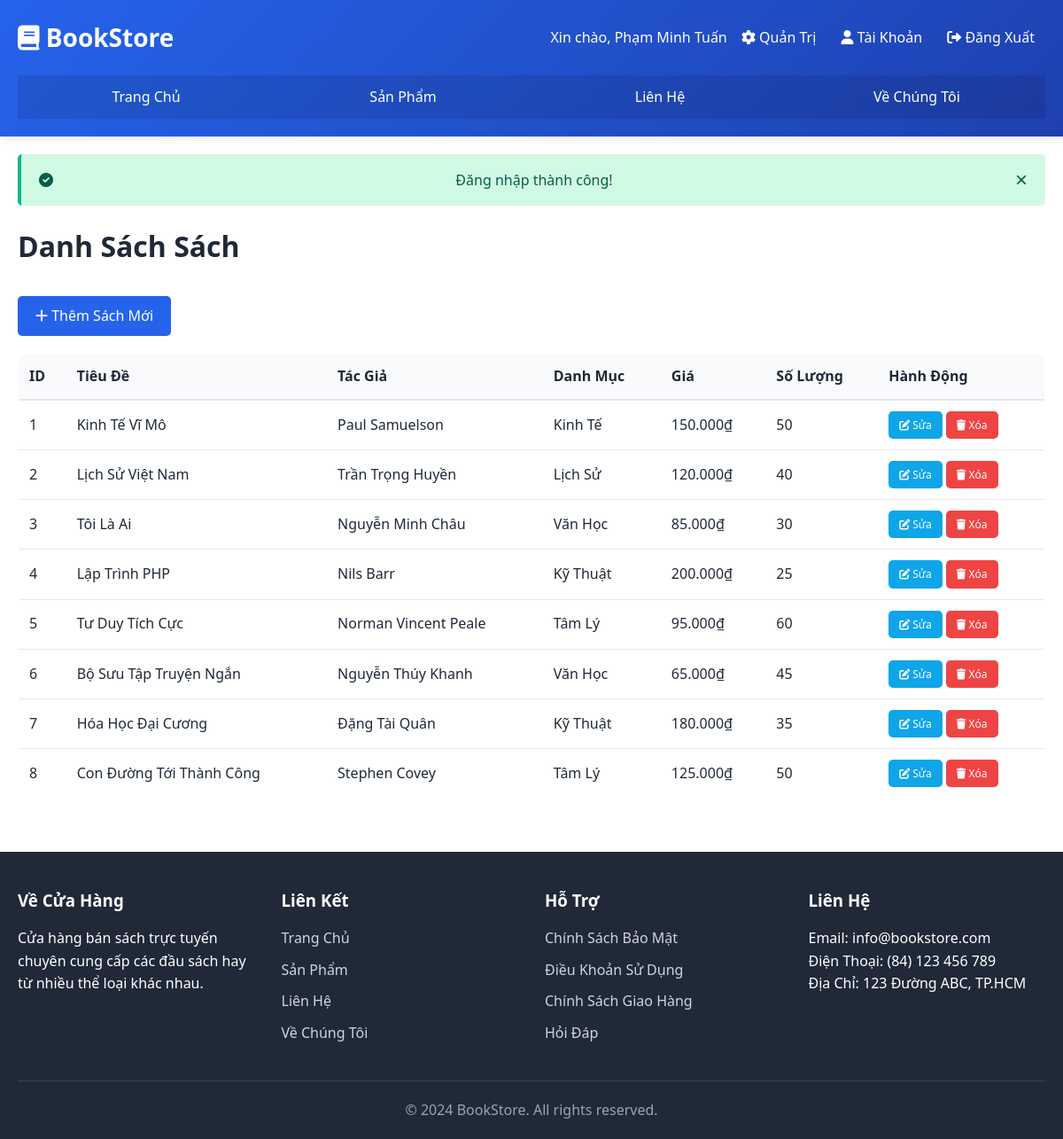
The app's page /?page=admin_books (signed in) with its own data.
### tables this page shows
CREATE TABLE `books` (
  `id` INT PRIMARY KEY AUTO_INCREMENT,
  `title` VARCHAR(255) NOT NULL,
  `author` VARCHAR(100),
  `category_id` INT NOT NULL,
  `price` DECIMAL(10, 2) NOT NULL,
  `quantity` INT DEFAULT 0,
  `description` LONGTEXT,
  `image_url` VARCHAR(255),
  `published_year` YEAR,
  `is_featured` TINYINT DEFAULT 0,
  `created_at` TIMESTAMP DEFAULT CURRENT_TIMESTAMP,
  `updated_at` TIMESTAMP DEFAULT CURRENT_TIMESTAMP ON UPDATE CURRENT_TIMESTAMP,
  FOREIGN KEY (`category_id`) REFERENCES `categories` (`id`) ON DELETE RESTRICT
);

CREATE TABLE `categories` (
  `id` INT PRIMARY KEY AUTO_INCREMENT,
  `name` VARCHAR(100) NOT NULL UNIQUE,
  `description` TEXT,
  `created_at` TIMESTAMP DEFAULT CURRENT_TIMESTAMP,
  `updated_at` TIMESTAMP DEFAULT CURRENT_TIMESTAMP ON UPDATE CURRENT_TIMESTAMP
);

### app/Controllers/AdminController.php (called while the page is built, shortened)
<?php
class AdminController {
    private $bookModel;
    public function __construct($bookModel, $categoryModel, $userModel, $orderModel) {
        $this->bookModel = $bookModel;
    }
    public function listBooks() {
        $books = $this->bookModel->getAll();
        include 'app/Views/admin/books/list.php';
    }
}

### app/Models/Book.php (called while the page is built, shortened)
<?php
class Book {
    private $pdo;
    private $table = 'books';
    public function __construct($pdo) {
        $this->pdo = $pdo;
    }
    public function getAll() {
        $sql = "SELECT b.*, c.name as category_name
                FROM {$this->table} b
                LEFT JOIN categories c ON b.category_id = c.id
                ORDER BY b.created_at DESC";
        $stmt = $this->pdo->prepare($sql);
        $stmt->execute();
        return $stmt->fetchAll(PDO::FETCH_ASSOC);
    }
}

### app/Views/admin/books/list.php (the view, shortened to what this page needs)
<?php $pageTitle = 'Quản Lý Sách'; include 'app/Views/layouts/header.php';
?>
<main class="container admin-page">
    <h1>Danh Sách Sách</h1>
    <div class="admin-actions">
        <a href="?page=admin_add_book" class="btn btn-primary"><i class="fas fa-plus"></i> Thêm Sách Mới</a>
    </div>
    <table class="admin-table">
        <thead>
            <tr>
                <th>ID</th>
                <th>Tiêu Đề</th>
                <th>Tác Giả</th>
                <th>Danh Mục</th>
                <th>Giá</th>
                <th>Số Lượng</th>
                <th>Hành Động</th>
            </tr>
        </thead>
        <tbody>
            <?php foreach ($books as $book): ?>
                <tr>
                    <td><?php echo $book['id']; ?></td>
                    <td><?php echo htmlspecialchars($book['title']); ?></td>
                    <td><?php echo htmlspecialchars($book['author']); ?></td>
                    <td><?php echo htmlspecialchars($book['category_name']); ?></td>
                    <td><?php echo number_format($book['price'], 0, ',', '.'); ?>₫</td>
                    <td><?php echo $book['quantity']; ?></td>
                    <td>
                        <a href="?page=admin_edit_book&id=<?php echo $book['id']; ?>" class="btn btn-small btn-info"><i class="fas fa-edit"></i> Sửa</a>
                        <a href="?page=delete_book&id=<?php echo $book['id']; ?>" class="btn btn-small btn-danger" onclick="return confirm('Xác nhận xóa?');"><i class="fas fa-trash"></i> Xóa</a>
                    </td>
                </tr>
            <?php endforeach; ?>
        </tbody>
    </table>
</main>
<?php include 'app/Views/layouts/footer.php'; ?>

### index.php (shortened to what this page needs)
<?php
require_once APP_PATH . '/Models/Book.php';
require_once APP_PATH . '/Controllers/HomeController.php';
require_once APP_PATH . '/Controllers/AdminController.php';
$db = new Database();
$pdo = $db->connect();
$userModel = new User($pdo);
$bookModel = new Book($pdo);
$categoryModel = new Category($pdo);
$orderModel = new Order($pdo);
$page = $_GET['page'] ?? 'home';
try {
    switch ($page) {
        case 'admin_books':
            $controller = new AdminController($bookModel, $categoryModel, $userModel, $orderModel);
            $controller->listBooks();
            break;
    }
} catch (Exception $e) {
    $_SESSION['error'] = 'Lỗi: ' . $e->getMessage();
    header('Location: ?page=home');
    exit;
}

### app/Views/layouts/header.php (shortened to what this page needs)
<!DOCTYPE html>
<html lang="vi">
<head>
    <link rel="stylesheet" href="public/css/style.css">
    <link rel="stylesheet" href="https://cdnjs.cloudflare.com/ajax/libs/font-awesome/6.0.0/css/all.min.css">
</head>
<body>
    <header class="header">
        <div class="container">
            <div class="header-top">
                <div class="logo">
                    <h1><i class="fas fa-book"></i> BookStore</h1>
                </div>
                <div class="header-actions">
                    <?php if (isset($_SESSION['user_id'])): ?>
                        <div class="user-info">
                            <span class="welcome">Xin chào, <?php echo htmlspecialchars($_SESSION['fullname']); ?></span>
                            <?php if (isset($_SESSION['role']) && $_SESSION['role'] === 'admin'): ?>
                                <a href="?page=admin_dashboard" class="btn-admin"><i class="fas fa-cog"></i> Quản Trị</a>
                            <?php endif; ?>
                            <a href="?page=profile" class="btn-profile"><i class="fas fa-user"></i> Tài Khoản</a>
                            <a href="?page=logout" class="btn-logout"><i class="fas fa-sign-out-alt"></i> Đăng Xuất</a>
                        </div>
                    <?php endif; ?>
                </div>
            </div>
            <nav class="navbar">
                <ul>
                    <li><a href="?page=home">Trang Chủ</a></li>
                    <li><a href="?page=products">Sản Phẩm</a></li>
                    <li><a href="?page=contact">Liên Hệ</a></li>
                    <li><a href="?page=about">Về Chúng Tôi</a></li>
                </ul>
            </nav>
        </div>
    </header>
    <div class="container mt-3">
        <?php if (isset($_SESSION['success'])): ?>
            <div class="alert alert-success alert-dismissible" role="alert">
                <i class="fas fa-check-circle"></i> <?php echo $_SESSION['success']; unset($_SESSION['success']); ?>
                <button type="button" class="close-btn" onclick="this.parentElement.style.display='none';">&times;</button>
            </div>
        <?php endif; ?>
    </div>
</body>
</html>

### app/Views/layouts/footer.php (shortened to what this page needs)
    <footer class="footer">
        <div class="container">
            <div class="footer-content">
                <div class="footer-section">
                    <h3>Về Cửa Hàng</h3>
                    <p>Cửa hàng bán sách trực tuyến chuyên cung cấp các đầu sách hay từ nhiều thể loại khác nhau.</p>
                </div>
                <div class="footer-section">
                    <h3>Liên Kết</h3>
                    <ul>
                        <li><a href="?page=home">Trang Chủ</a></li>
                        <li><a href="?page=products">Sản Phẩm</a></li>
                        <li><a href="?page=contact">Liên Hệ</a></li>
                        <li><a href="?page=about">Về Chúng Tôi</a></li>
                    </ul>
                </div>
                <div class="footer-section">
                    <h3>Hỗ Trợ</h3>
                    <ul>
                        <li><a href="#">Chính Sách Bảo Mật</a></li>
                        <li><a href="#">Điều Khoản Sử Dụng</a></li>
                        <li><a href="#">Chính Sách Giao Hàng</a></li>
                        <li><a href="#">Hỏi Đáp</a></li>
                    </ul>
                </div>
                <div class="footer-section">
                    <h3>Liên Hệ</h3>
                    <p>Email: info@bookstore.com</p>
                    <p>Điện Thoại: (84) 123 456 789</p>
                    <p>Địa Chỉ: 123 Đường ABC, TP.HCM</p>
                </div>
            </div>
            <div class="footer-bottom">
                <p>&copy; 2024 BookStore. All rights reserved.</p>
            </div>
        </div>
    </footer>
</body>
</html>

### public/css/style.css (style rules this page uses)
:root { --primary-color: #2563eb; --secondary-color: #10b981; --danger-color: #ef4444; --warning-color: #f59e0b; --info-color: #0ea5e9; --light-bg: #f9fafb; --text-dark: #1f2937; --text-light: #6b7280; --border-color: #e5e7eb; }
* { margin: 0; padding: 0; box-sizing: border-box; }
html, body { height: 100%; }
body { font-family: 'Segoe UI', Tahoma, Geneva, Verdana, sans-serif; background-color: #ffffff; color: var(--text-dark); line-height: 1.6; }
.container { max-width: 1200px; margin: 0 auto; padding: 0 20px; }
.header { background: linear-gradient(135deg, var(--primary-color), #1e40af); color: white; padding: 20px 0; box-shadow: 0 2px 10px rgba(0,0,0,0.1); }
.header-top { display: flex; justify-content: space-between; align-items: center; margin-bottom: 20px; }
.logo h1 { font-size: 28px; font-weight: bold; }
.header-actions { display: flex; gap: 15px; align-items: center; }
.auth-links a, .user-info a { color: white; text-decoration: none; padding: 8px 12px; border-radius: 5px; transition: all 0.3s ease; }
.navbar { background-color: rgba(0,0,0,0.1); padding: 0; }
.navbar ul { list-style: none; display: flex; gap: 0; }
.navbar ul li { flex: 1; }
.navbar ul li a { display: block; color: white; text-decoration: none; padding: 12px 20px; transition: background 0.3s ease; text-align: center; }
.alert { padding: 15px 20px; margin-bottom: 20px; border-radius: 5px; border-left: 4px solid; display: flex; justify-content: space-between; align-items: center; }
.alert-success { background-color: #d1fae5; color: #065f46; border-left-color: var(--secondary-color); }
.close-btn { background: none; border: none; font-size: 24px; cursor: pointer; color: inherit; }
.btn { display: inline-block; padding: 10px 20px; border: none; border-radius: 5px; cursor: pointer; text-decoration: none; font-weight: 500; transition: all 0.3s ease; text-align: center; }
.btn-primary { background-color: var(--primary-color); color: white; }
.btn-danger { background-color: var(--danger-color); color: white; }
.btn-info { background-color: var(--info-color); color: white; }
.btn-small { padding: 6px 12px; font-size: 12px; }
.cart-table, .admin-table, .items-table, .orders-table { width: 100%; border-collapse: collapse; background: white; border: 1px solid var(--border-color); border-radius: 10px; overflow: hidden; margin-bottom: 20px; }
.cart-table thead, .admin-table thead, .items-table thead, .orders-table thead { background-color: var(--light-bg); font-weight: 600; }
.cart-table th, .admin-table th, .items-table th, .orders-table th { padding: 12px; text-align: left; border-bottom: 2px solid var(--border-color); }
.cart-table td, .admin-table td, .items-table td, .orders-table td { padding: 12px; border-bottom: 1px solid var(--border-color); }
.admin-page { background: white; }
.admin-page h1 { margin-bottom: 30px; }
.admin-actions { margin-bottom: 20px; }
.footer { background-color: #1f2937; color: white; padding: 40px 0 20px; margin-top: 60px; }
.footer-content { display: grid; grid-template-columns: repeat(auto-fit, minmax(250px, 1fr)); gap: 30px; margin-bottom: 30px; }
.footer-section h3 { margin-bottom: 15px; }
.footer-section ul { list-style: none; }
.footer-section ul li { margin-bottom: 10px; }
.footer-section ul li a { color: #d1d5db; text-decoration: none; transition: color 0.3s ease; }
.footer-bottom { text-align: center; padding-top: 20px; border-top: 1px solid #374151; color: #9ca3af; }
.mt-3 { margin-top: 20px; }

### records on screen
books: id "1", title "Kinh Tế Vĩ Mô", author "Paul Samuelson", category.name "Kinh Tế", price "150.000", quantity "50"
books: id "2", title "Lịch Sử Việt Nam", author "Trần Trọng Huyền", category.name "Lịch Sử", price "120.000", quantity "40"
books: id "3", title "Tôi Là Ai", author "Nguyễn Minh Châu", category.name "Văn Học", price "85.000", quantity "30"
books: id "4", title "Lập Trình PHP", author "Nils Barr", category.name "Kỹ Thuật", price "200.000", quantity "25"
books: id "5", title "Tư Duy Tích Cực", author "Norman Vincent Peale", category.name "Tâm Lý", price "95.000", quantity "60"
books: id "6", title "Bộ Sưu Tập Truyện Ngắn", author "Nguyễn Thúy Khanh", category.name "Văn Học", price "65.000", quantity "45"
books: id "7", title "Hóa Học Đại Cương", author "Đặng Tài Quân", category.name "Kỹ Thuật", price "180.000", quantity "35"
books: id "8", title "Con Đường Tới Thành Công", author "Stephen Covey", category.name "Tâm Lý", price "125.000", quantity "50"

### other values on screen
$_SESSION['fullname'] "Phạm Minh Tuấn"
$_SESSION['success'] "Đăng nhập thành công!"
